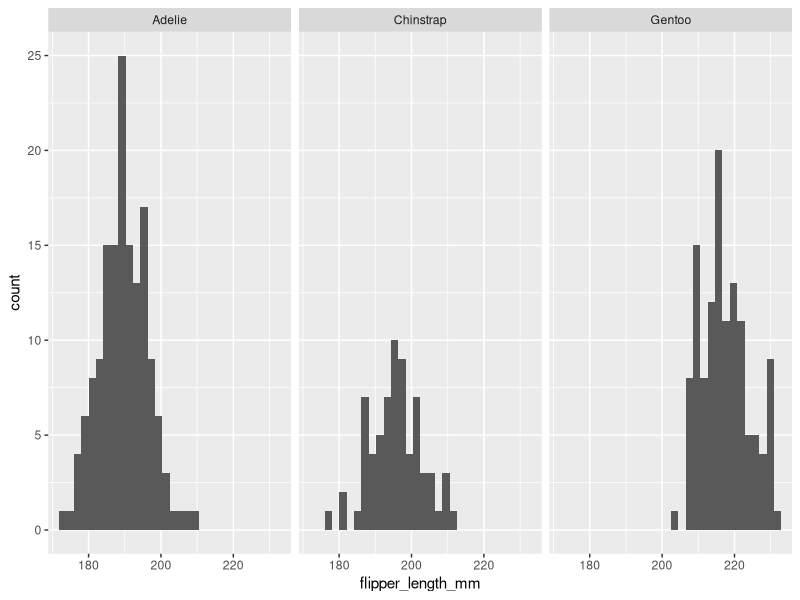

Here is the R script that generated this plot: (Note: this script raises an error after producing the figure.)
## ---- chunk 1
library(tidyverse)
library(palmerpenguins)
penguins |> 
  group_by(species) |> 
  summarise(mean_flipper_length = mean(flipper_length_mm, na.rm = TRUE))
## ---- chunk 2
aov(flipper_length_mm ~ species, data = penguins) |> 
  summary() 
## ---- chunk 3
penguins |> 
  ggplot(aes(x=flipper_length_mm)) +
  geom_histogram() +
  facet_wrap(~species)
## ---- chunk 4
aov(flipper_length_mm ~ species, data = penguins)$residuals |> 
  hist(.)
## ---- chunk 5
penguins |> 
  group_by(species) |> 
  summarise(variance = var(flipper_length_mm, na.rm = TRUE))
## ---- chunk 6
fligner.test(flipper_length_mm ~ species, data = penguins)
## ---- chunk 7
bartlett.test(flipper_length_mm ~ species, data = penguins)
## ---- chunk 8
library(car)
leveneTest(flipper_length_mm ~ species, data = penguins)
## ---- chunk 9
aov_model <- aov(flipper_length_mm ~ species, data = penguins)

TukeyHSD(aov_model)
## ---- chunk 10
aov(Sepal.Width ~Species, data = iris) |> 
  summary()
## ---- chunk 11
aov(Sepal.Width ~Species, data = iris) |> 
  TukeyHSD()

